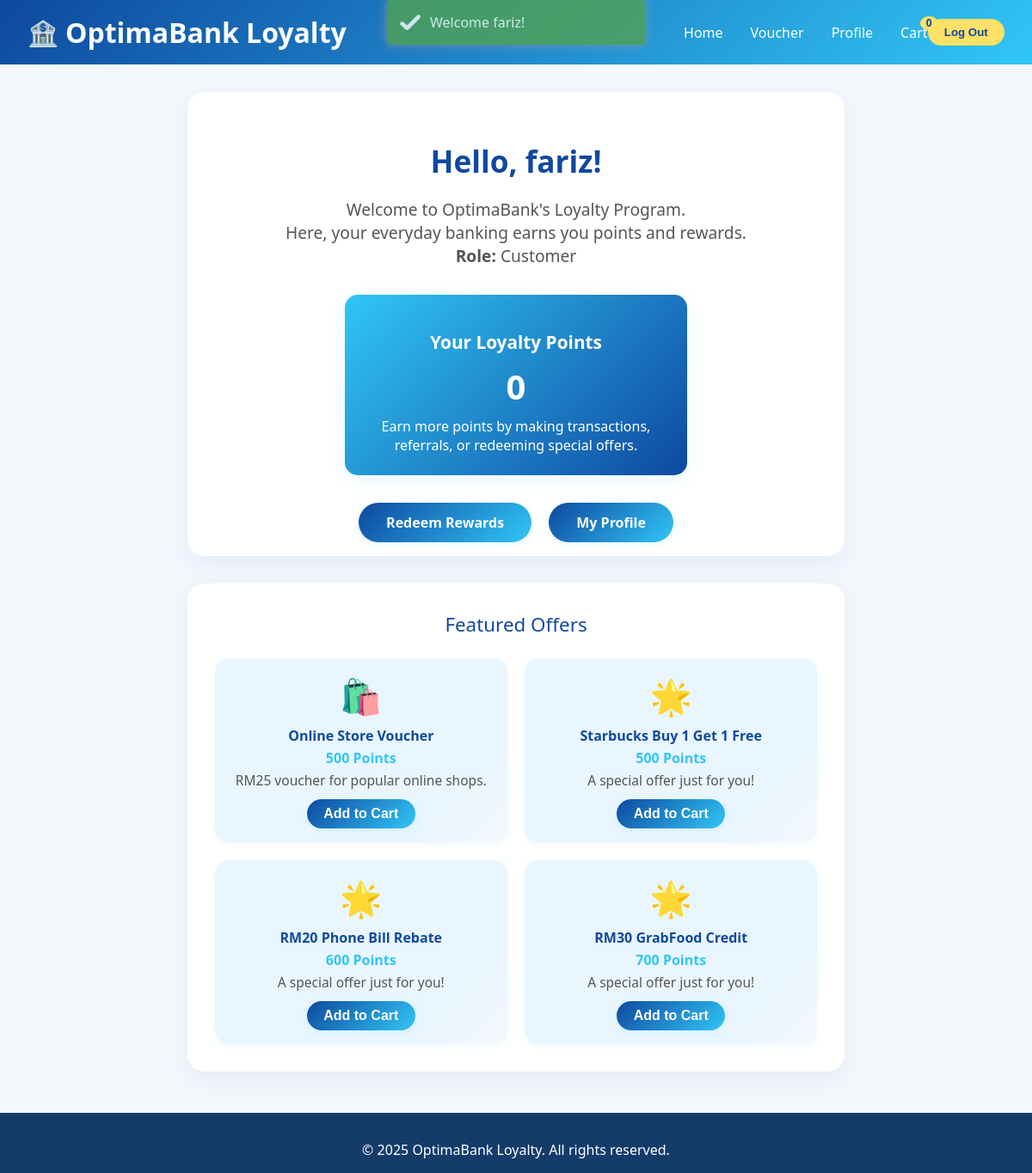
Screenshot of /home.php (signed in) with the database file from the repository.
### tables this page shows
CREATE TABLE `users` (
  `User_ID` int(11) NOT NULL,
  `User_Name` varchar(100) NOT NULL,
  `User_Email` varchar(100) NOT NULL,
  `User_Password` varchar(255) NOT NULL,
  `User_Role` enum('customer','admin','staff') DEFAULT 'customer',
  `User_Points` int(11) DEFAULT 0,
  `Created_At` timestamp NOT NULL DEFAULT current_timestamp()
);

CREATE TABLE `voucher` (
  `voucherID` int(11) NOT NULL,
  `name` varchar(150) NOT NULL,
  `expiredDate` date NOT NULL,
  `cost` int(11) NOT NULL,
  `categoryName` varchar(100) DEFAULT NULL
);

### home.php (the view, shortened to what this page needs)
<?php
include('connect.php');
$userID = $_SESSION['UserID'];
$sql = "SELECT User_Name, User_Role, User_Points FROM users WHERE User_ID = ?";
$stmt = $conn->prepare($sql);
$stmt->bind_param("i", $userID);
$stmt->execute();
$result = $stmt->get_result();
if ($result && $row = $result->fetch_assoc()) {
    $userName   = $row['User_Name'];
    $userRole   = $row['User_Role'];
    $userPoints = $row['User_Points'];
} else {
    $userName   = $_SESSION['UserName'];
    $userRole   = $_SESSION['UserRole'];
    $userPoints = isset($_SESSION['UserPoints']) ? $_SESSION['UserPoints'] : 0;
}
$cartItemCount = 0;
$vouchers = [];
$sql_vouchers = "SELECT voucherID, name, cost, categoryName FROM Voucher ORDER BY cost ASC LIMIT 4";
$result_vouchers = $conn->query($sql_vouchers);
if ($result_vouchers) {
    while ($voucher_row = $result_vouchers->fetch_assoc()) {
        $vouchers[] = $voucher_row;
    }
} else {
    error_log("Error fetching vouchers: " . $conn->error);
}
function getVoucherIcon($categoryName) {
    switch ($categoryName) {
        case 'E-commerce': return '🛍️';
        default: return '🌟';
    }
}
?>
<!DOCTYPE html>
<html lang="en">
<head>
    <link rel="stylesheet" href="toastr.min.css">
</head>
<body>
    <div class="header">
        <div class="logo">OptimaBank Loyalty</div>
        <div class="nav-links">
            <a href="home.php">Home</a>
            <a href="rewards.php">Voucher</a>
            <a href="profile.php">Profile</a>
            <a href="cart.php">Cart <span class="cart-count" id="cart-item-count"><?php echo $cartItemCount; ?></span></a>
            <form style="display:inline;" method="post" action="logout.php">
                <button type="submit" class="logout-btn">Log Out</button>
            </form>
        </div>
    </div>
    <div class="welcome-section">
        <h1>Hello, <?php echo htmlspecialchars($userName); ?>!</h1>
        <p>
            Welcome to OptimaBank's Loyalty Program.<br>
            Here, your everyday banking earns you points and rewards.<br>
            <strong>Role:</strong> <?php echo ucfirst(htmlspecialchars($userRole)); ?>
        </p>
        <div class="points-card">
            <h2>Your Loyalty Points</h2>
            <div class="points-balance" id="points-balance"><?php echo number_format($userPoints); ?></div>
            <div>Earn more points by making transactions, referrals, or redeeming special offers.</div>
        </div>
        <a href="rewards.php" class="btn">Redeem Rewards</a>
        <a href="profile.php" class="btn">My Profile</a>
    </div>
    <div class="offers-section">
        <div class="offers-title">Featured Offers</div>
        <div class="offer-list">
            <?php foreach ($vouchers as $voucher): ?>
            <div class="offer-card">
                <div class="offer-icon"><?php echo getVoucherIcon($voucher['categoryName']); ?></div>
                <div class="offer-name"><?php echo htmlspecialchars($voucher['name']); ?></div>
                <div class="offer-points"><?php echo number_format($voucher['cost']); ?> Points</div>
                <div class="offer-desc">
                    <?php
                        switch($voucher['name']) {
                            case 'Online Store Voucher': echo 'RM25 voucher for popular online shops.'; break;
                            default: echo 'A special offer just for you!'; break;
                        }
                    ?>
                </div>
                <button class="btn add-to-cart-btn"
                        data-id="<?php echo htmlspecialchars($voucher['voucherID']); ?>"
                        data-name="<?php echo htmlspecialchars($voucher['name']); ?>"
                        data-points="<?php echo htmlspecialchars($voucher['cost']); ?>">Add to Cart</button>
            </div>
            <?php endforeach; ?>
        </div>
    </div>
    <div class="footer">
        &copy; <?php echo date("Y"); ?> OptimaBank Loyalty. All rights reserved.
    </div>
</body>
</html>

### home.php (style rules this page uses)
body { font-family: 'Segoe UI', Tahoma, Geneva, Verdana, sans-serif; background: #f4f7fc; margin: 0; padding: 0; }
.header { background: linear-gradient(135deg, #0e499f, #31c6f6); color: white; padding: 1rem 2rem; display: flex; justify-content: space-between; align-items: center; }
.logo { font-size: 2rem; font-weight: bold; display: flex; align-items: center; }
.logo::before { content: '🏦'; font-size: 1.8rem; margin-right: 8px; }
.nav-links { display: flex; align-items: center; }
.nav-links a { color: #fff; text-decoration: none; font-weight: 500; margin-left: 2rem; transition: color 0.3s; position: relative; }
.cart-count { background-color: #ffe165; color: #0e499f; border-radius: 50%; padding: 2px 7px; font-size: 0.75rem; font-weight: bold; position: absolute; top: -8px; right: -12px; line-height: 1; }
.welcome-section { background: #fff; margin: 2rem auto; max-width: 700px; padding: 2rem 2rem 1rem 2rem; border-radius: 20px; box-shadow: 0 8px 28px rgba(14,73,159,0.07); text-align: center; }
.welcome-section h1 { margin-bottom: 1rem; font-size: 2.2rem; color: #0e499f; }
.welcome-section p { font-size: 1.2rem; color: #555; }
.points-card { background: linear-gradient(135deg, #31c6f6 0%, #0e499f 100%); color: white; border-radius: 15px; padding: 1.5rem; max-width: 350px; margin: 2rem auto 1rem auto; box-shadow: 0 4px 18px rgba(49,198,246,0.12); text-align: center; }
.points-card h2 { font-size: 1.3rem; margin-bottom: 0.6rem; }
.points-balance { font-size: 2.5rem; font-weight: bold; margin-bottom: 0.5rem; }
.btn { display: inline-block; background: linear-gradient(135deg, #0e499f, #31c6f6); color: white; padding: 0.75rem 2rem; border: none; border-radius: 50px; font-weight: 600; text-decoration: none; margin: 1rem 0.5rem 0 0.5rem; transition: background 0.3s, box-shadow 0.3s; cursor: pointer; box-shadow: 0 2px 8px rgba(49,198,246,0.13); }
.offers-section { background: #fff; margin: 2rem auto; border-radius: 20px; max-width: 700px; box-shadow: 0 8px 28px rgba(14,73,159,0.07); padding: 2rem; }
.offers-title { font-size: 1.4rem; color: #0e499f; margin-bottom: 1.5rem; text-align: center; }
.offer-list { display: grid; grid-template-columns: repeat(auto-fit, minmax(220px, 1fr)); gap: 1.3rem; }
.offer-card { background: linear-gradient(135deg, #eaf6ff 80%, #f4f7fc 100%); border-radius: 15px; padding: 1rem; text-align: center; box-shadow: 0 2px 8px rgba(49,198,246,0.08); }
.offer-icon { font-size: 2.5rem; margin-bottom: 0.5rem; }
.offer-name { font-weight: 600; color: #0e499f; margin-bottom: 0.3rem; }
.offer-points { color: #31c6f6; font-weight: bold; margin-bottom: 0.2rem; }
.offer-desc { color: #555; font-size: 0.97rem; }
.offer-card .btn { margin-top: 0.7rem; padding: 0.5rem 1.2rem; font-size: 1rem; }
.footer { background: #143c6b; color: white; padding: 2rem 1rem 1rem; text-align: center; margin-top: 3rem; }
.logout-btn { background: #ffe165; color: #0e499f; border: none; padding: 0.5rem 1.2rem; border-radius: 50px; font-weight: 600; cursor: pointer; transition: background 0.3s; }

### rows the page displays
users: User_Name "fariz", User_Role "Customer", User_Points "0"
voucher: categoryName "🛍️", name "Online Store Voucher", cost "500", shows "RM25 voucher for popular online shops."
voucher: categoryName "🌟", name "Starbucks Buy 1 Get 1 Free", cost "500", shows "A special offer just for you!"
voucher: categoryName "🌟", name "RM20 Phone Bill Rebate", cost "600", shows "A special offer just for you!"
voucher: categoryName "🌟", name "RM30 GrabFood Credit", cost "700", shows "A special offer just for you!"

### other values shown
$cartItemCount "0"
